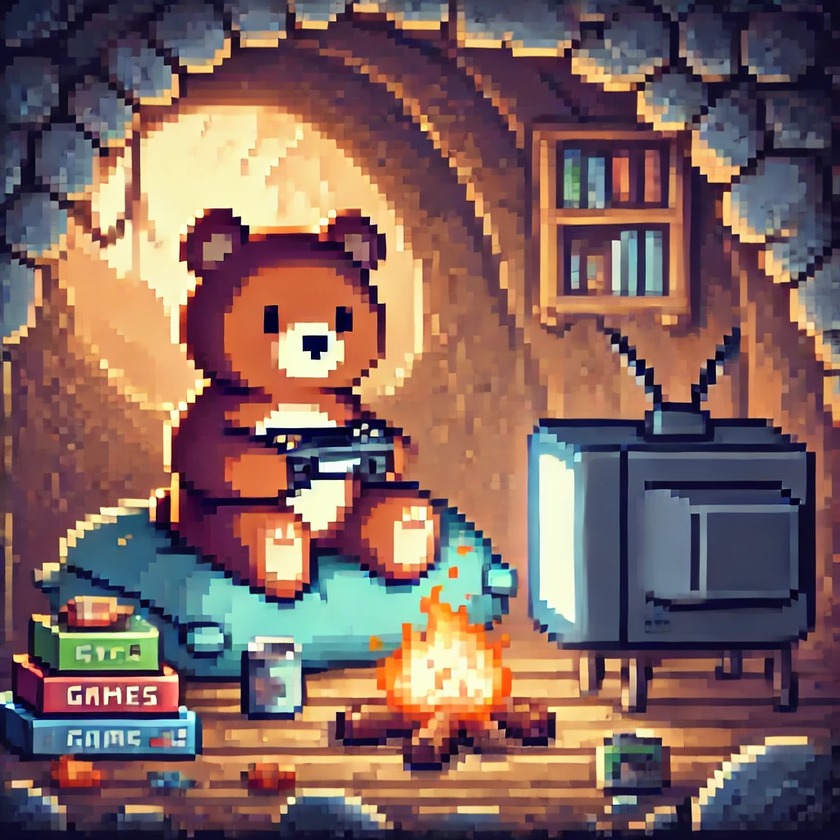
#> input picture OSO.png, 840 x 840 px, shrunk from 1024 x 1024 before the run
$ python create_gif.py
#> lines starting #> are read from the running program, lines starting #| are printed output that depends on the picture
import imageio.v3 as iio


filenames = ['OSO.png', 'ososouls.png']
images = []

for filename in filenames:
    images.append(iio.imread(filename))

iio.imwrite('oso.gif', images, duration = 500, loop = 0)
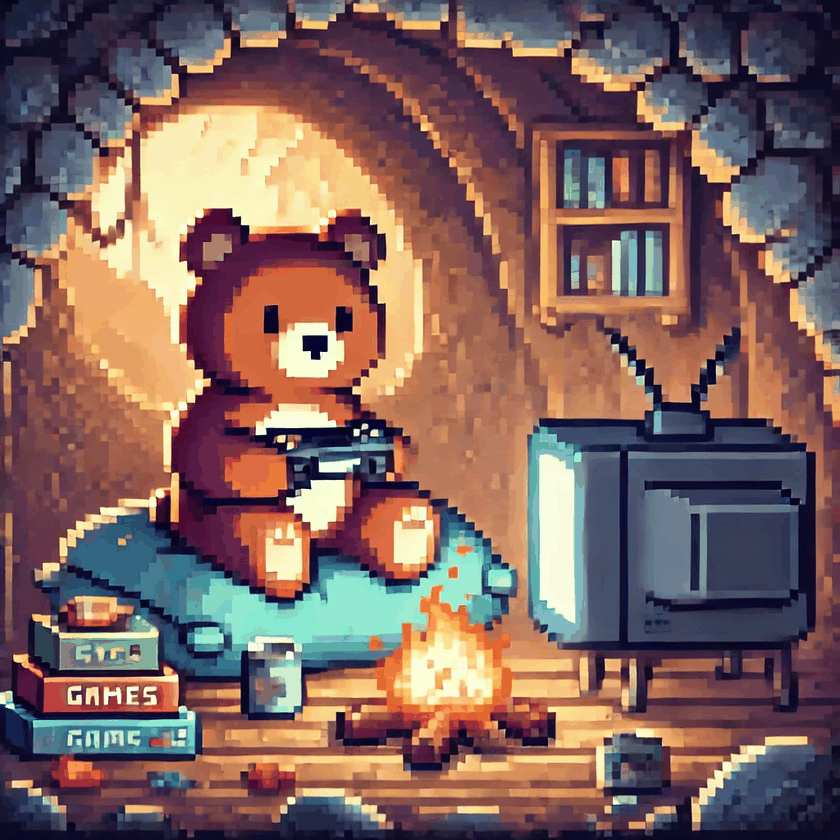
#> saved as oso.gif: shape (840, 840, 3); mean R, G, B 126.9, 99.8, 95.2
